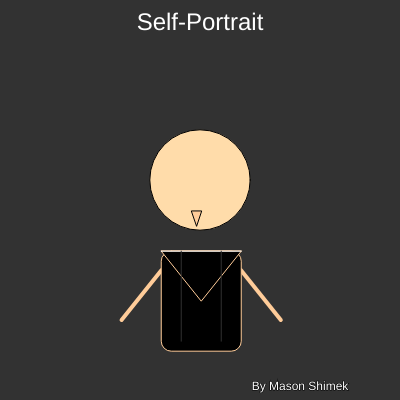
Frame 1 (no input)
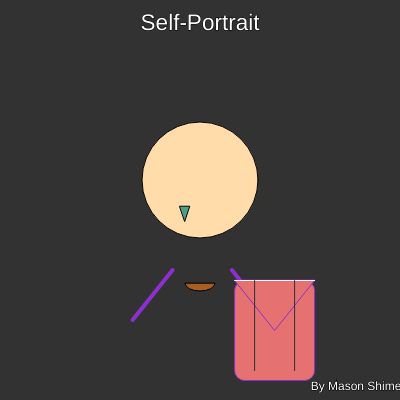
Frame 60 (no input)
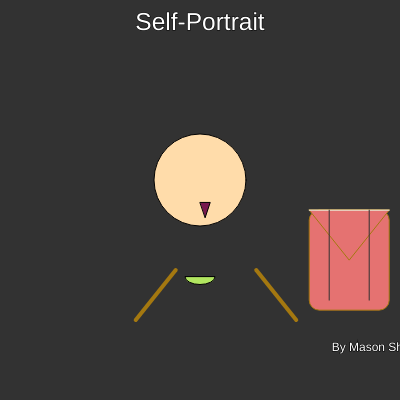
Frame 120 (the mouse pressed at the canvas centre since frame 60)

The p5.js sketch that drew these frames (run headless with seeded random() and noise() and a simulated clock; from frame 60 on, the mouse is pressed at the canvas centre):

// p5.js sketch
// ── sketch.js
let x1, x2, y1, y2, diagX, diagY;
let xSpeed1, xSpeed2, ySpeed1, ySpeed2, diagXSpeed, diagYSpeed;

let robeX = 160, robeY = 250;
let robeXSpeed, robeYSpeed;
let robeColor;

let titleSize = 24;
let growing = true;
let growCount = 0;

let headSize = 100;
let headGrowing = true;

let nameX = 300, nameY = 390;
let nameDirection = 0; // 0: right, 1: up, 2: left, 3: down

let noseColor, mouthColor, armColor, headColor;

function setup() {
  createCanvas(400, 400);

  // Positions
  x1 = 160;
  x2 = 240;
  y1 = 270;
  y2 = 270;
  diagX = 195;
  diagY = 210;

  // Speeds
  xSpeed1 = random(0.5, 2);
  xSpeed2 = random(0.5, 2);
  ySpeed1 = random(0.5, 2);
  ySpeed2 = random(0.5, 2);
  diagXSpeed = random(0.5, 2);
  diagYSpeed = random(0.5, 2);
  robeXSpeed = random(1, 2);
  robeYSpeed = random(1, 2);

  // Colors
  robeColor = color(0);
  noseColor = color(255, 204, 153);
  mouthColor = color(255, 100, 100);
  armColor = color(255, 204, 153);
  headColor = color(255, 220, 170);
}

function draw() {
  background(50);

  // TITLE ANIMATION
  fill(255);
  textSize(titleSize);
  textAlign(CENTER);
  text("Self-Portrait", width / 2, 30);

  if (growing) {
    titleSize += 0.5;
    if (titleSize >= 36) {
      growCount++;
      if (growCount >= 5) growing = false;
    }
  } else {
    titleSize -= 0.5;
    if (titleSize <= 24) {
      growCount--;
      if (growCount <= 0) growing = true;
    }
  }

  // HEAD GROW/SHRINK
  if (headGrowing) {
    headSize += 0.4;
    if (headSize >= 120) headGrowing = false;
  } else {
    headSize -= 0.4;
    if (headSize <= 90) headGrowing = true;
  }

  fill(headColor);
  ellipse(200, 180, headSize, headSize);

  // DIAGONAL NOSE
  diagX += diagXSpeed;
  diagY += diagYSpeed;
  if (diagX > 210 || diagX < 180) {
    diagXSpeed *= -1;
    noseColor = color(random(255), random(255), random(255));
  }
  if (diagY > 225 || diagY < 195) {
    diagYSpeed *= -1;
    noseColor = color(random(255), random(255), random(255));
  }
  fill(noseColor);
  triangle(diagX - 5, diagY, diagX + 5, diagY, diagX, diagY + 15);

  // MOUTH
  y1 += ySpeed1;
  if (y1 > 300 || y1 < 250) {
    ySpeed1 *= -1;
    mouthColor = color(random(255), random(255), random(255));
  }
  fill(mouthColor);
  arc(200, y1 + 20, 30, 15, 0, PI, CHORD);

  // ARMS (X AXIS)
  x1 += xSpeed1;
  if (x1 > 180 || x1 < 140) {
    xSpeed1 *= -1;
    armColor = color(random(255), random(255), random(255));
  }
  x2 += xSpeed2;
  if (x2 > 260 || x2 < 220) {
    xSpeed2 *= -1;
    armColor = color(random(255), random(255), random(255));
  }

  stroke(armColor);
  strokeWeight(4);
  line(x1, 270, x1 - 40, 320);
  line(x2, 270, x2 + 40, 320);
  strokeWeight(1);

  // ROBE (BOUNCING)
  robeX += robeXSpeed;
  robeY += robeYSpeed;
  if (robeX < 0 || robeX + 80 > width) {
    robeXSpeed *= -1;
    robeColor = color(random(255), random(255), random(255));
  }
  if (robeY < 150 || robeY + 100 > height) {
    robeYSpeed *= -1;
    robeColor = color(random(255), random(255), random(255));
  }

  fill(robeColor);
  rect(robeX, robeY, 80, 100, 10);
  triangle(robeX, robeY, robeX + 40, robeY + 50, robeX + 80, robeY);

  stroke(255);
  line(robeX, robeY, robeX + 80, robeY);

  stroke(50);
  line(robeX + 20, robeY, robeX + 20, robeY + 90);
  line(robeX + 60, robeY, robeX + 60, robeY + 90);
  stroke(1);

  // NAME TEXT MOVEMENT (SQUARE PATTERN)
  fill(255);
  textSize(12);
  text("By Mason Shimek", nameX, nameY);

  let speed = 1;
  if (nameDirection === 0) {
    nameX += speed;
    if (nameX >= 380) nameDirection = 1;
  } else if (nameDirection === 1) {
    nameY -= speed;
    if (nameY <= 20) nameDirection = 2;
  } else if (nameDirection === 2) {
    nameX -= speed;
    if (nameX <= 20) nameDirection = 3;
  } else if (nameDirection === 3) {
    nameY += speed;
    if (nameY >= 390) nameDirection = 0;
  }
}
